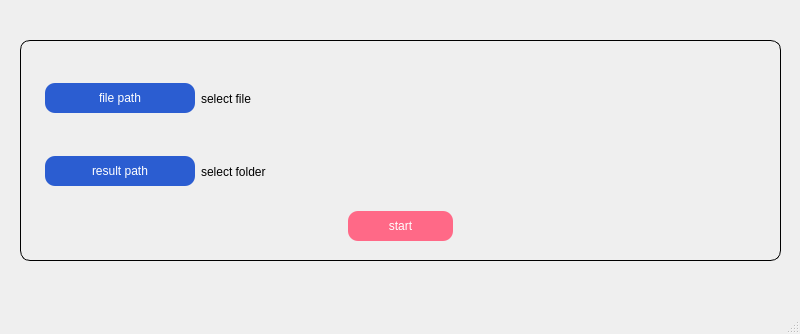
<?xml version="1.0" encoding="UTF-8"?>
<ui version="4.0">
 <class>MainWindow</class>
 <widget class="QMainWindow" name="MainWindow">
  <property name="geometry">
   <rect>
    <x>0</x>
    <y>0</y>
    <width>800</width>
    <height>334</height>
   </rect>
  </property>
  <property name="windowTitle">
   <string>MainWindow</string>
  </property>
  <property name="styleSheet">
   <string notr="true">#MainWindow{ 
        background-image: url(&quot;C:/Users/ramin rowshan/Desktop/pyqt/background.jpg&quot;); 
        background-repeat: no-repeat; 
        background-position: center;}
    </string>
  </property>
  <widget class="QWidget" name="centralwidget">
   <widget class="QWidget" name="verticalLayoutWidget_3">
    <property name="geometry">
     <rect>
      <x>20</x>
      <y>40</y>
      <width>761</width>
      <height>221</height>
     </rect>
    </property>
    <layout class="QVBoxLayout" name="verticalLayout">
     <item>
      <widget class="QFrame" name="verticallayout_manual">
       <property name="styleSheet">
        <string notr="true">#verticallayout_manual {border-width: 1px;
 border-style: solid;
 border-color: black;
 border-radius:10px;
 padding:10px 5px;}</string>
       </property>
       <layout class="QVBoxLayout" name="verticalLayout_manual">
        <item>
         <layout class="QVBoxLayout" name="manula_path">
          <property name="leftMargin">
           <number>10</number>
          </property>
          <property name="topMargin">
           <number>5</number>
          </property>
          <item>
           <layout class="QHBoxLayout" name="manual_file_path">
            <item>
             <widget class="QPushButton" name="manual_file_path_button">
              <property name="maximumSize">
               <size>
                <width>150</width>
                <height>16777215</height>
               </size>
              </property>
              <property name="styleSheet">
               <string notr="true">background-color: #2B5DD1; color: #FFFFFF ; border-style: outset; 
padding: 8px 0px ;  ; border-radius: 10px ; border-color: #2752B8;</string>
              </property>
              <property name="text">
               <string>file path</string>
              </property>
             </widget>
            </item>
            <item>
             <widget class="QLabel" name="manual_file_path_text">
              <property name="text">
               <string>select file</string>
              </property>
              <property name="margin">
               <number>10</number>
              </property>
             </widget>
            </item>
           </layout>
          </item>
          <item>
           <layout class="QHBoxLayout" name="manual_result_path">
            <property name="topMargin">
             <number>0</number>
            </property>
            <item>
             <widget class="QPushButton" name="manual_result_path_button">
              <property name="maximumSize">
               <size>
                <width>150</width>
                <height>16777215</height>
               </size>
              </property>
              <property name="styleSheet">
               <string notr="true">background-color: #2B5DD1; color: #FFFFFF ; border-style: outset; 
padding: 8px 0px ;  ; border-radius: 10px ; border-color: #2752B8;</string>
              </property>
              <property name="text">
               <string>result path</string>
              </property>
             </widget>
            </item>
            <item>
             <widget class="QLabel" name="manual_result_path_text">
              <property name="text">
               <string>select folder</string>
              </property>
              <property name="margin">
               <number>10</number>
              </property>
             </widget>
            </item>
           </layout>
          </item>
         </layout>
        </item>
        <item alignment="Qt::AlignHCenter">
         <widget class="QPushButton" name="manual_start">
          <property name="maximumSize">
           <size>
            <width>150</width>
            <height>16777215</height>
           </size>
          </property>
          <property name="styleSheet">
           <string notr="true">background-color: #FF6987; color: #FFFFFF ; border-style: outset; 
padding: 8px 40px ;  ; border-radius: 10px ; border-color: #2752B8;</string>
          </property>
          <property name="text">
           <string>start</string>
          </property>
         </widget>
        </item>
       </layout>
      </widget>
     </item>
    </layout>
   </widget>
  </widget>
  <widget class="QMenuBar" name="menubar">
   <property name="geometry">
    <rect>
     <x>0</x>
     <y>0</y>
     <width>800</width>
     <height>26</height>
    </rect>
   </property>
  </widget>
  <widget class="QStatusBar" name="statusbar"/>
 </widget>
 <resources/>
 <connections/>
</ui>
